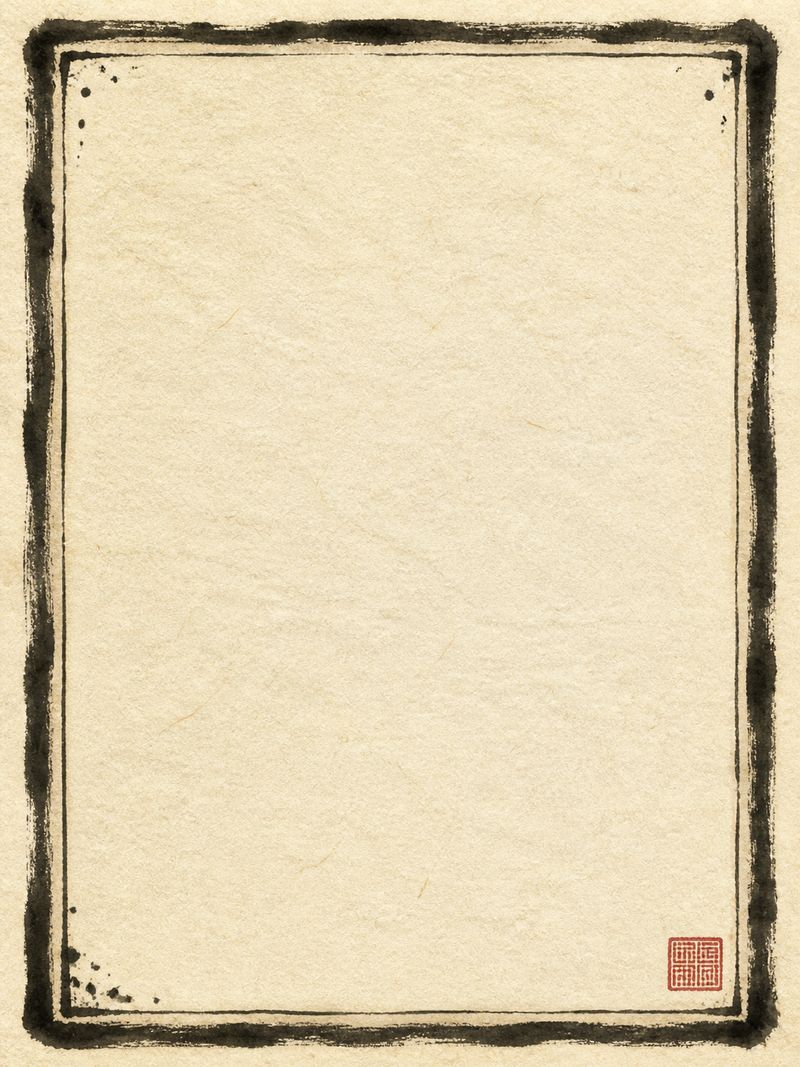
#> input picture assets/ui/panel-character.jpg, 800 x 1067 px, found by its file name
$ python measure_frame.py assets/ui/panel-character.jpg
#> lines starting #> are read from the running program, lines starting #| are printed output that depends on the picture
#!/usr/bin/env python3
"""Đo khung ảnh vẽ tay để sinh CSS border-image (phương pháp INKFRAME, bước ③ ĐO).

Với mỗi cạnh, quét từ mép vào theo hàng/cột giữa ảnh, tìm dải điểm tối (nét mực),
rồi đề xuất giá trị slice cho border-image = mép trong + biên an toàn.

Cách dùng:
    python3 measure_frame.py assets/ui/panel-character.jpg
    python3 measure_frame.py assets/ui/btn-choice.jpg --threshold 160 --safety 10

Đầu ra: độ dày viền 4 cạnh, độ sáng ruột khung (để chọn màu chữ), và dòng CSS sẵn dùng.
"""

import argparse
import sys

try:
    from PIL import Image
except ImportError:
    sys.exit("Thiếu Pillow. Cài: pip install Pillow")


def scan_band(values, threshold):
    """Trả về (đầu, cuối) của dải điểm tối đầu tiên trong dãy, hoặc None."""
    start = None
    end = None
    for i, v in enumerate(values):
        if v < threshold:
            if start is None:
                start = i
            end = i
        elif start is not None:
            return (start, end)
    if start is not None:
        return (start, end)
    return None


def measure(path, threshold=150, safety=8):
#> called with path = 'assets/ui/panel-character.jpg', threshold = 150, safety = 8
    im = Image.open(path).convert("L")
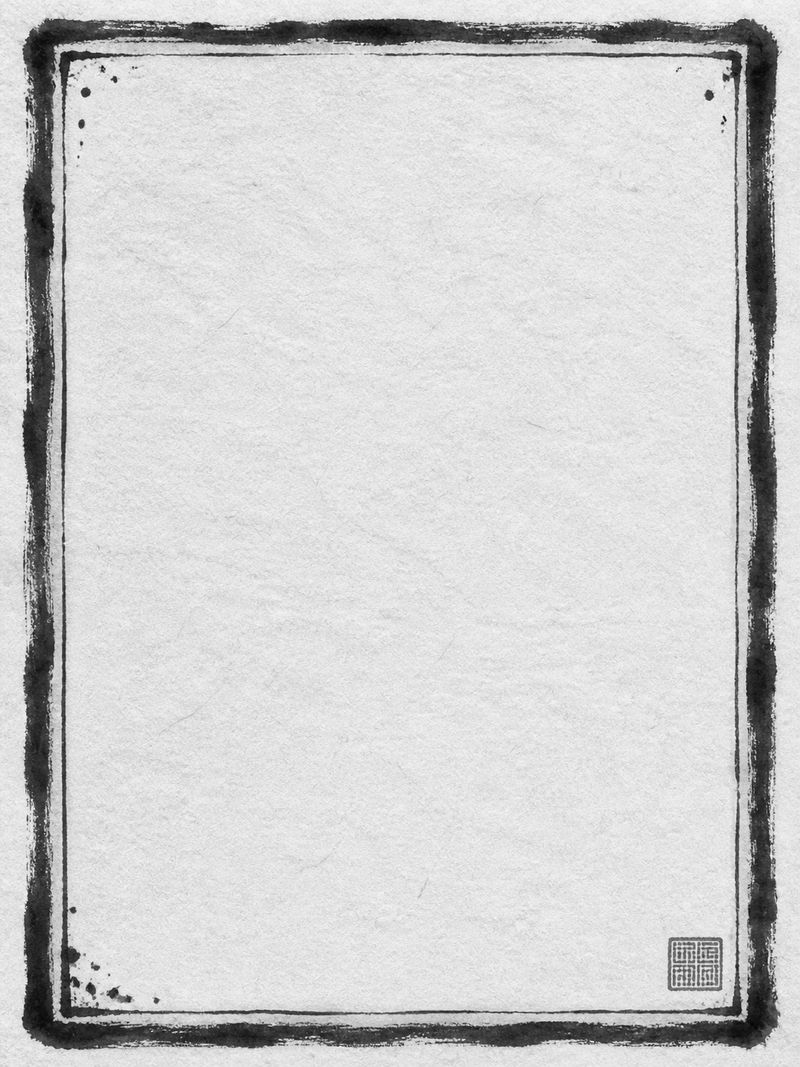
#> im: PIL image 800x1067 L; min 2, max 251, mean 207.3
    w, h = im.size
#> w = 800; h = 1067
    px = im.load()
    midy, midx = h // 2, w // 2
#> midy = 533; midx = 400

    row = [px[x, midy] for x in range(w)]
#> row = 800 values, max 239 at index 631, min 46 at index 42, mean 216.2
    col = [px[midx, y] for y in range(h)]
#> col = 1067 values, max 244 at index 568, min 21 at index 34, mean 218.9

    left = scan_band(row, threshold)
#> the loop in scan_band, `for i, v in enumerate(values):` made 46 passes
#> (v, start) on pass 30: (95, 29)
#> v on passes 1 to 6: 218, 222, 222, 218, 217, 220
#> after the loop in scan_band, `for i, v in enumerate(values):`: start = 29
#> left = (29, 44)
    right = scan_band(row[::-1], threshold)
#> the loop in scan_band, `for i, v in enumerate(values):` made 45 passes
#> (v, start) on pass 27: (100, 26)
#> v on passes 1 to 6: 232, 231, 227, 224, 224, 227
#> after the loop in scan_band, `for i, v in enumerate(values):`: start = 26
#> right = (26, 43)
    top = scan_band(col, threshold)
#> the loop in scan_band, `for i, v in enumerate(values):` made 47 passes
#> (v, start) on pass 20: (70, 19)
#> v on passes 1 to 6: 231, 234, 236, 235, 234, 233
#> after the loop in scan_band, `for i, v in enumerate(values):`: start = 19
#> top = (19, 45)
    bottom = scan_band(col[::-1], threshold)
#> the loop in scan_band, `for i, v in enumerate(values):` made 23 passes
#> (v, start, end) on pass 21: (131, 20, 20)
#> (v, end) on pass 22: (98, 21)
#> after the loop in scan_band, `for i, v in enumerate(values):`: start = 20
#> bottom = (20, 21)

    li = left[1] + 1 if left else None
#> li = 45
    ri = right[1] + 1 if right else None
#> ri = 44
    ti = top[1] + 1 if top else None
#> ti = 46
    bi = bottom[1] + 1 if bottom else None
#> bi = 22

    def slice_of(inner_edge, fallback=12):
        return max(inner_edge + safety, fallback) if inner_edge else fallback

    slice_top = slice_of(ti)
#> slice_top = 54
    slice_right = slice_of(ri)
#> slice_right = 52
    slice_bottom = slice_of(bi)
#> slice_bottom = 30
    slice_left = slice_of(li)
#> slice_left = 53

    inset_x = max(slice_left, slice_right, 20)
#> inset_x = 53
    inset_y = max(slice_top, slice_bottom, 20)
#> inset_y = 54
    inner_img = im.crop((inset_x, inset_y, w - inset_x, h - inset_y))
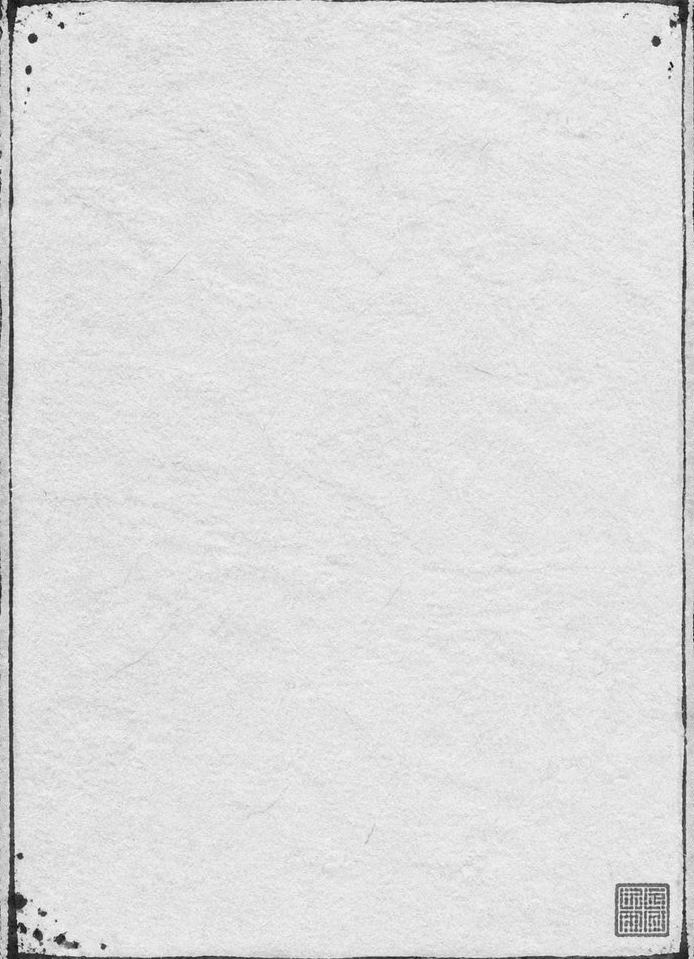
#> inner_img: PIL image 694x959 L; min 4, max 251, mean 222.3
    hist = inner_img.histogram()
#> hist = 256 values, max 43996 at index 227, min 0 at index 0, mean 2599.8
    total = sum(hist)
#> total = 665546
    avg = sum(i * c for i, c in enumerate(hist)) / total if total else 0
#> avg = 222.3
#| Ảnh: assets/ui/panel-character.jpg  (800×1067)  ngưỡng=150

    def show(label, value, outer, size):
#> called with label = 'viền trái ', value = 45, outer = 45, size = 800
        if value is None:
            print(f"  {label}: không thấy")
        else:
            print(f"  {label}: {outer:>5} px  ({outer / size * 100:.1f}%)")
#|   viền trái :    45 px  (5.6%)

    print(f"\nẢnh: {path}  ({w}×{h})  ngưỡng={threshold}")
    show("viền trái ", li, li or 0, w)
    show("viền phải ", ri, (w - ri) if ri else 0, w)
#|   viền phải :   756 px  (94.5%)
    show("viền trên ", ti, ti or 0, h)
#|   viền trên :    46 px  (4.3%)
    show("viền dưới ", bi, (h - bi) if bi else 0, h)
#|   viền dưới :  1045 px  (97.9%)

    print(f"  ruột khung: độ sáng trung bình L={avg:.0f}  →", end=" ")
#|   ruột khung: độ sáng trung bình L=222  →
    if avg >= 180:
        print("SÁNG → dùng chữ mực đậm (ví dụ #1b1915)")
    elif avg >= 120:
        print("TRUNG BÌNH → dùng chữ đậm, kiểm tra tương phản")
    else:
        print("TỐI → dùng chữ sáng")

    print("\n  CSS border-image (slice: trên phải dưới trái):")
    print(f'    border-image:url("../{path}") '
          f"{slice_top} {slice_right} {slice_bottom} {slice_left} fill / 9px 9px / 0 stretch;")
#|     border-image:url("../assets/ui/panel-character.jpg") 54 52 30 53 fill / 9px 9px / 0 stretch;


def main():
    ap = argparse.ArgumentParser(description="Đo khung ảnh để sinh CSS border-image (INKFRAME)")
    ap.add_argument("path", help="đường dẫn ảnh khung")
    ap.add_argument("--threshold", type=int, default=150, help="ngưỡng điểm tối (mặc định 150)")
    ap.add_argument("--safety", type=int, default=8, help="biên an toàn cộng vào slice (mặc định 8)")
    args = ap.parse_args()
    measure(args.path, args.threshold, args.safety)


if __name__ == "__main__":
    main()

$ run again, with assets/ui/bg-main.jpg copied over assets/ui/panel-character.jpg
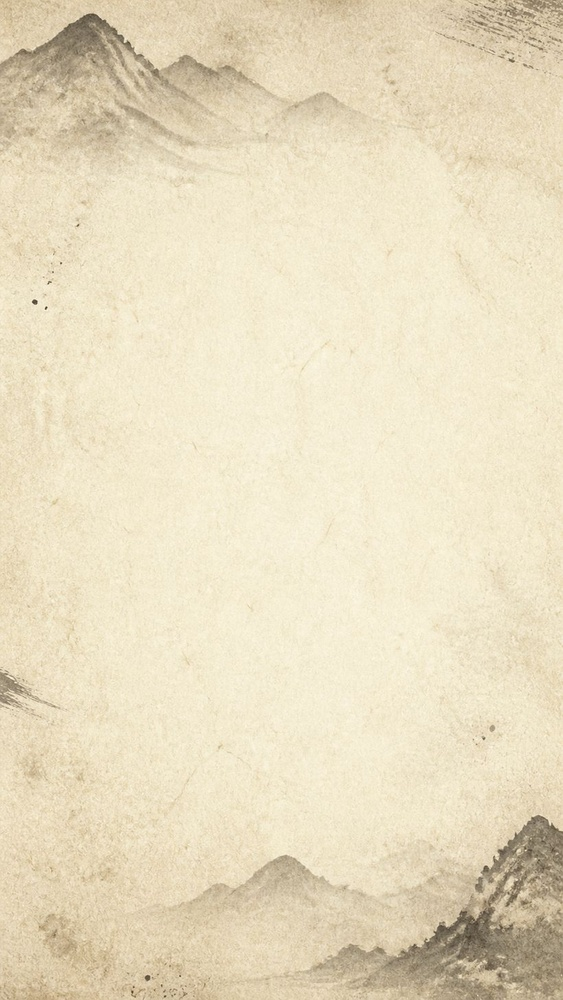
#> input picture assets/ui/bg-main.jpg, 563 x 1000 px, shrunk from 820 x 1457 before the run, found by its file name
#> in measure, `im = Image.open(path).convert("L")`:
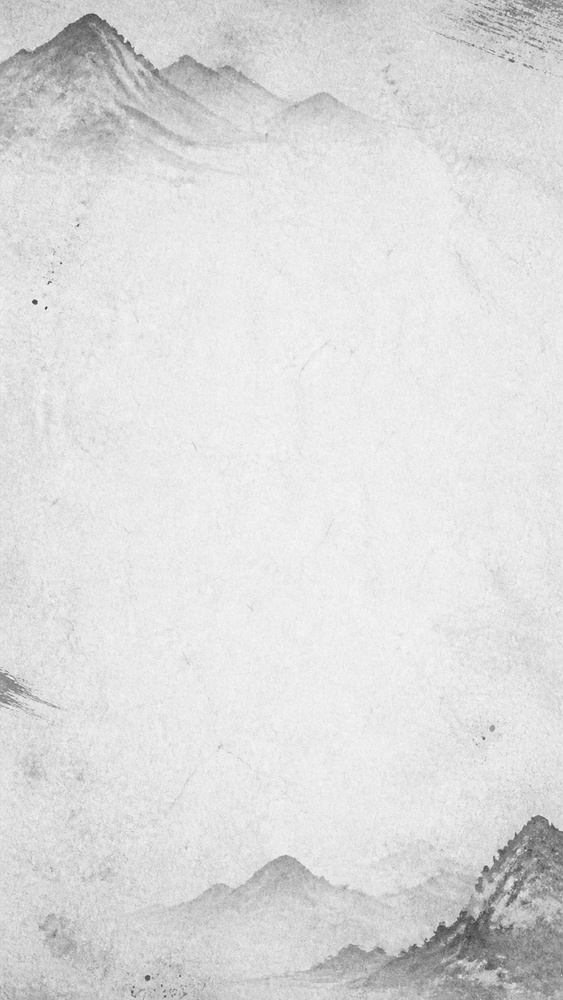
#> im: PIL image 563x1000 L; min 50, max 248, mean 220.8
#> row = 563 values, max 244 at index 355, min 198 at index 56, mean 233.6
#> col = 1000 values, max 247 at index 371, min 151 at index 857, mean 227.8
#> the loop in scan_band, `for i, v in enumerate(values):` made 563 passes
#> v on passes 1 to 3: 221, 223, 220
#> the loop in scan_band (call 2), `for i, v in enumerate(values):` made 563 passes
#> v on passes 1 to 3: 234, 230, 227
#> slice_top = 12
#> inset_x = 20
#> in measure, `inner_img = im.crop((inset_x, inset_y, w - inset_x, h - inset_y))`:
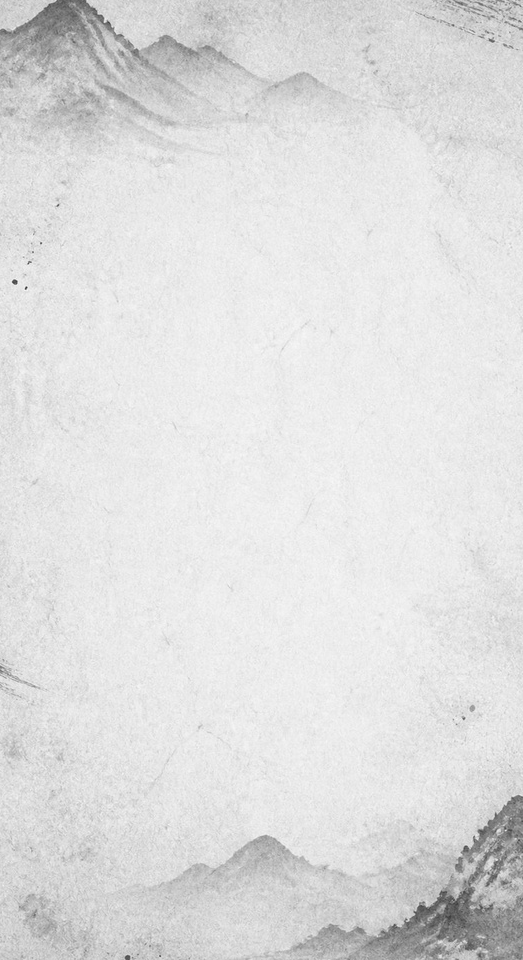
#> inner_img: PIL image 523x960 L; min 50, max 248, mean 222.6
#> hist = 256 values, max 28602 at index 235, min 0 at index 0, mean 1961.2
#> total = 502080
#> avg = 222.6
#| Ảnh: assets/ui/panel-character.jpg  (563×1000)  ngưỡng=150
#|   ruột khung: độ sáng trung bình L=223  →
#|     border-image:url("../assets/ui/panel-character.jpg") 12 12 12 12 fill / 9px 9px / 0 stretch;

$ run again, with assets/ui/panel-story.jpg copied over assets/ui/panel-character.jpg
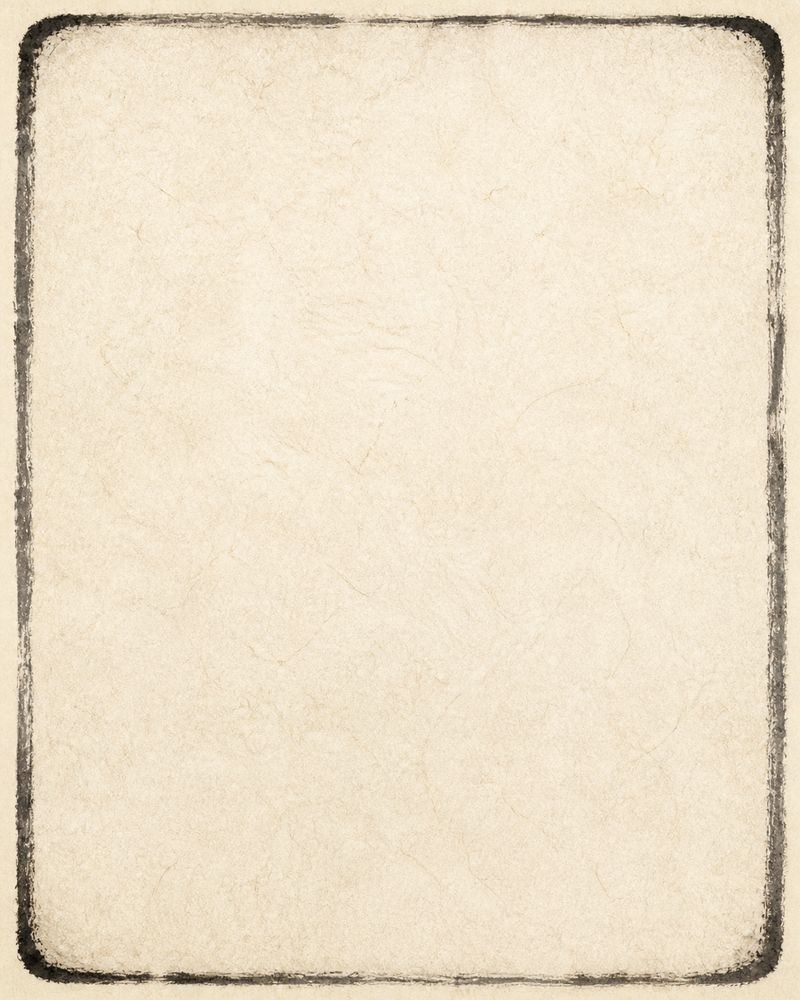
#> input picture assets/ui/panel-story.jpg, 800 x 1000 px, found by its file name
#> in measure, `im = Image.open(path).convert("L")`:
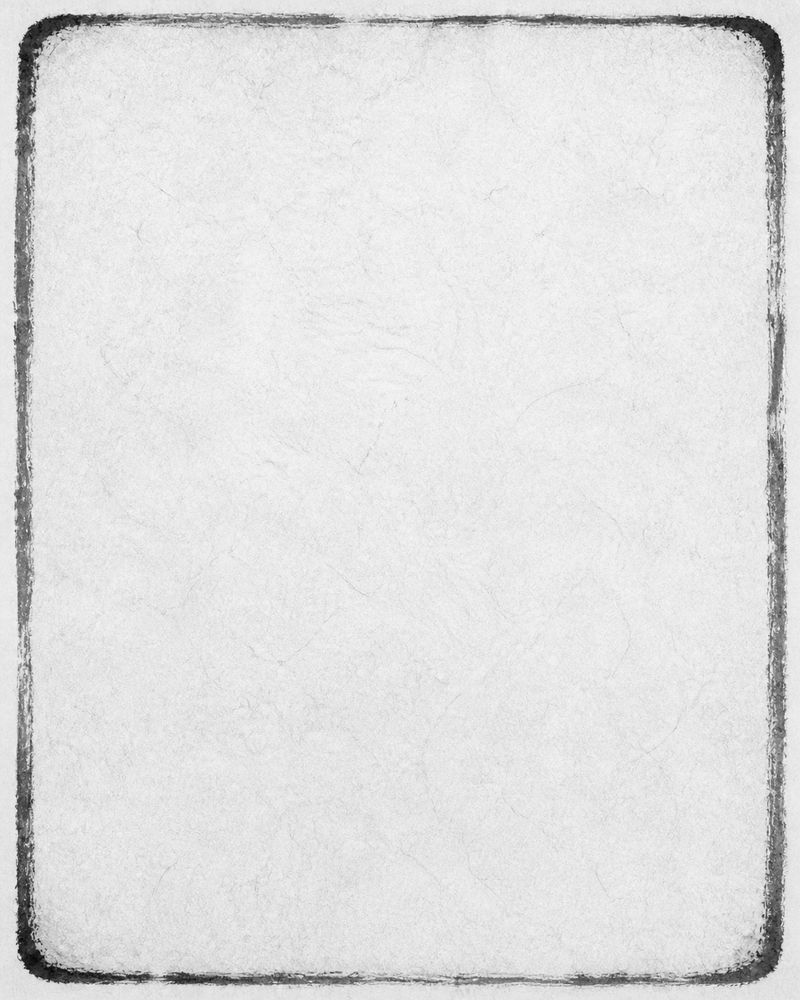
#> im: PIL image 800x1000 L; min 3, max 252, mean 224
#> row = 800 values, max 244 at index 291, min 93 at index 779, mean 228.2
#> col = 1000 values, max 246 at index 350, min 80 at index 20, mean 231
#> the loop in scan_band, `for i, v in enumerate(values):` made 24 passes
#> (v, start) on pass 18: (96, 17)
#> after the loop in scan_band, `for i, v in enumerate(values):`: start = 17
#> left = (17, 22)
#> the loop in scan_band, `for i, v in enumerate(values):` made 26 passes
#> (v, start) on pass 16: (127, 15)
#> after the loop in scan_band, `for i, v in enumerate(values):`: start = 15
#> right = (15, 24)
#> the loop in scan_band, `for i, v in enumerate(values):` made 23 passes
#> (v, start, end) on pass 21: (80, 20, 20)
#> after the loop in scan_band, `for i, v in enumerate(values):`: start = 20
#> top = (20, 21)
#> the loop in scan_band, `for i, v in enumerate(values):` made 22 passes
#> (v, start) on pass 19: (117, 18)
#> after the loop in scan_band, `for i, v in enumerate(values):`: start = 18
#> bottom = (18, 20)
#> li = 23
#> ri = 25
#> ti = 22
#> bi = 21
#> slice_top = 30
#> slice_right = 33
#> slice_bottom = 29
#> slice_left = 31
#> inset_x = 33
#> inset_y = 30
#> in measure, `inner_img = im.crop((inset_x, inset_y, w - inset_x, h - inset_y))`:
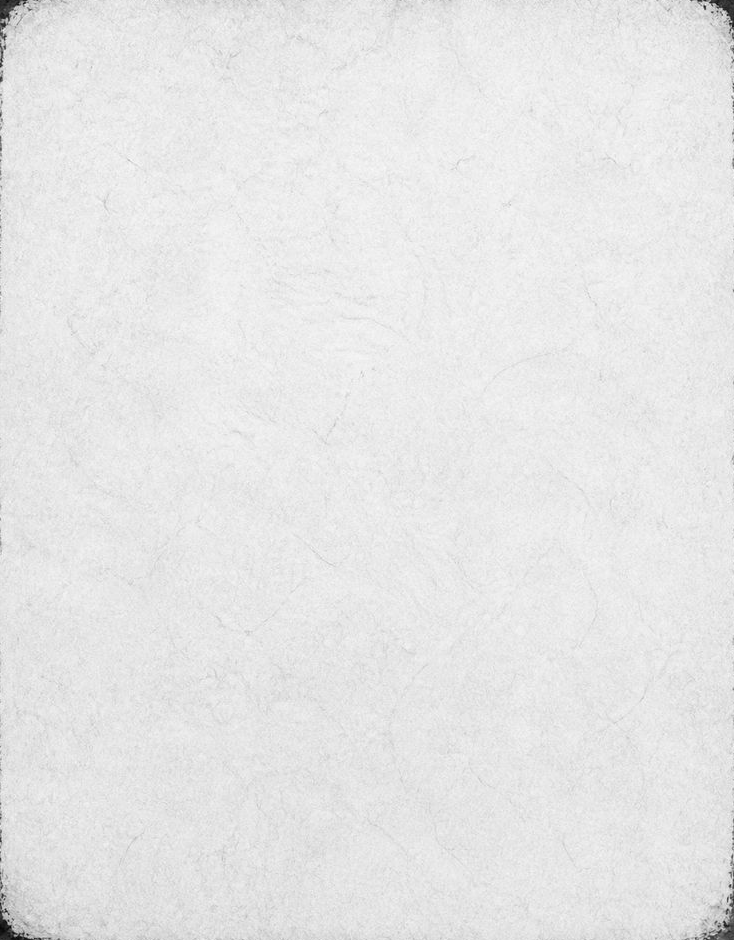
#> inner_img: PIL image 734x940 L; min 6, max 250, mean 230.3
#> hist = 256 values, max 49437 at index 233, min 0 at index 0, mean 2695.2
#> total = 689960
#> avg = 230.3
#| Ảnh: assets/ui/panel-character.jpg  (800×1000)  ngưỡng=150
#|   viền trái :    23 px  (2.9%)
#|   viền phải :   775 px  (96.9%)
#|   viền trên :    22 px  (2.2%)
#|   viền dưới :   979 px  (97.9%)
#|   ruột khung: độ sáng trung bình L=230  →
#|     border-image:url("../assets/ui/panel-character.jpg") 30 33 29 31 fill / 9px 9px / 0 stretch;
